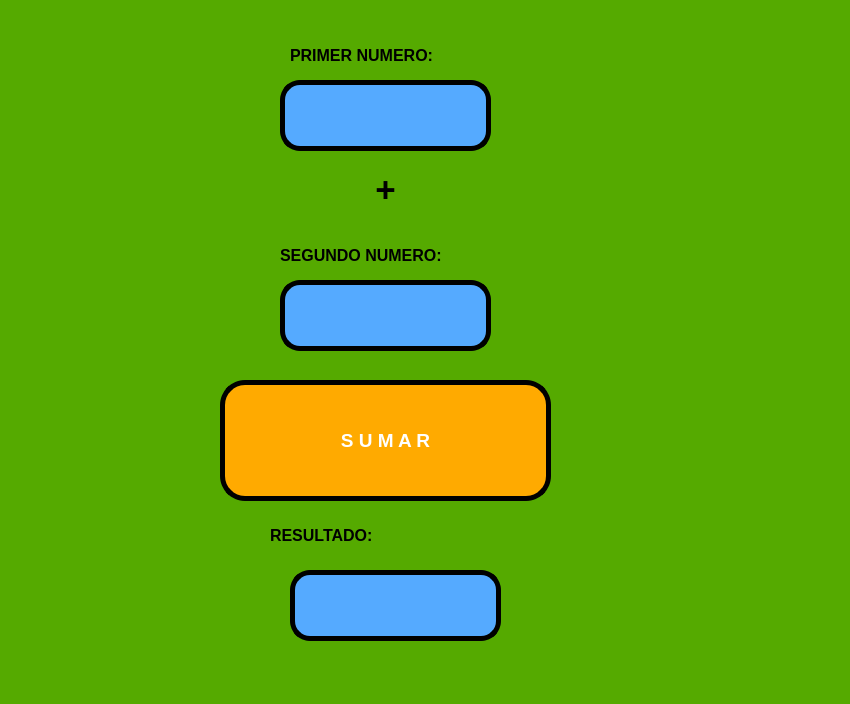
<?xml version="1.0" encoding="UTF-8"?>
<ui version="4.0">
 <class>MainWindow</class>
 <widget class="QMainWindow" name="MainWindow">
  <property name="geometry">
   <rect>
    <x>0</x>
    <y>0</y>
    <width>850</width>
    <height>704</height>
   </rect>
  </property>
  <property name="windowTitle">
   <string>MainWindow</string>
  </property>
  <property name="styleSheet">
   <string notr="true">background-color: rgb(85, 170, 0);</string>
  </property>
  <widget class="QWidget" name="centralwidget">
   <widget class="QPushButton" name="btn_sumar">
    <property name="geometry">
     <rect>
      <x>220</x>
      <y>380</y>
      <width>331</width>
      <height>121</height>
     </rect>
    </property>
    <property name="font">
     <font>
      <pointsize>14</pointsize>
      <weight>75</weight>
      <bold>true</bold>
     </font>
    </property>
    <property name="layoutDirection">
     <enum>Qt::LeftToRight</enum>
    </property>
    <property name="styleSheet">
     <string notr="true">background-color: rgb(170, 85, 255);
background-color: rgb(255, 170, 0);
color: rgb(255, 255, 255);
border-radius: 25px;
border:  5px solid black;</string>
    </property>
    <property name="text">
     <string>S U M A R</string>
    </property>
   </widget>
   <widget class="QLabel" name="label">
    <property name="geometry">
     <rect>
      <x>290</x>
      <y>30</y>
      <width>201</width>
      <height>51</height>
     </rect>
    </property>
    <property name="text">
     <string>&lt;html&gt;&lt;head/&gt;&lt;body&gt;&lt;p&gt;&lt;span style=&quot; font-size:12pt; font-weight:600;&quot;&gt;PRIMER NUMERO:&lt;/span&gt;&lt;/p&gt;&lt;/body&gt;&lt;/html&gt;</string>
    </property>
   </widget>
   <widget class="QLineEdit" name="txt_A">
    <property name="geometry">
     <rect>
      <x>280</x>
      <y>80</y>
      <width>211</width>
      <height>71</height>
     </rect>
    </property>
    <property name="layoutDirection">
     <enum>Qt::LeftToRight</enum>
    </property>
    <property name="styleSheet">
     <string notr="true">background-color: rgb(85, 170, 255);
border-radius:20px;
border:  5px solid black;</string>
    </property>
    <property name="text">
     <string/>
    </property>
    <property name="alignment">
     <set>Qt::AlignCenter</set>
    </property>
   </widget>
   <widget class="QLineEdit" name="txt_B">
    <property name="geometry">
     <rect>
      <x>280</x>
      <y>280</y>
      <width>211</width>
      <height>71</height>
     </rect>
    </property>
    <property name="layoutDirection">
     <enum>Qt::LeftToRight</enum>
    </property>
    <property name="styleSheet">
     <string notr="true">background-color: rgb(85, 170, 255);
border-radius:20px;
border:  5px solid black;</string>
    </property>
    <property name="text">
     <string/>
    </property>
    <property name="alignment">
     <set>Qt::AlignCenter</set>
    </property>
   </widget>
   <widget class="QLabel" name="label_2">
    <property name="geometry">
     <rect>
      <x>280</x>
      <y>230</y>
      <width>221</width>
      <height>51</height>
     </rect>
    </property>
    <property name="text">
     <string>&lt;html&gt;&lt;head/&gt;&lt;body&gt;&lt;p&gt;&lt;span style=&quot; font-size:12pt; font-weight:600;&quot;&gt;SEGUNDO NUMERO:&lt;/span&gt;&lt;/p&gt;&lt;/body&gt;&lt;/html&gt;</string>
    </property>
   </widget>
   <widget class="QLabel" name="label_3">
    <property name="geometry">
     <rect>
      <x>330</x>
      <y>160</y>
      <width>111</width>
      <height>61</height>
     </rect>
    </property>
    <property name="text">
     <string>&lt;html&gt;&lt;head/&gt;&lt;body&gt;&lt;p&gt;&lt;span style=&quot; font-size:26pt; font-weight:600;&quot;&gt;+&lt;/span&gt;&lt;/p&gt;&lt;/body&gt;&lt;/html&gt;</string>
    </property>
    <property name="alignment">
     <set>Qt::AlignCenter</set>
    </property>
   </widget>
   <widget class="QLineEdit" name="txt_B_2">
    <property name="geometry">
     <rect>
      <x>290</x>
      <y>570</y>
      <width>211</width>
      <height>71</height>
     </rect>
    </property>
    <property name="layoutDirection">
     <enum>Qt::LeftToRight</enum>
    </property>
    <property name="styleSheet">
     <string notr="true">background-color: rgb(85, 170, 255);
border-radius:20px;
border:  5px solid black;</string>
    </property>
    <property name="text">
     <string/>
    </property>
    <property name="alignment">
     <set>Qt::AlignCenter</set>
    </property>
   </widget>
   <widget class="QLabel" name="label_4">
    <property name="geometry">
     <rect>
      <x>270</x>
      <y>510</y>
      <width>221</width>
      <height>51</height>
     </rect>
    </property>
    <property name="text">
     <string>&lt;html&gt;&lt;head/&gt;&lt;body&gt;&lt;p&gt;&lt;span style=&quot; font-size:12pt; font-weight:600;&quot;&gt;RESULTADO:&lt;/span&gt;&lt;/p&gt;&lt;/body&gt;&lt;/html&gt;</string>
    </property>
   </widget>
   <zorder>label_3</zorder>
   <zorder>label</zorder>
   <zorder>label_2</zorder>
   <zorder>btn_sumar</zorder>
   <zorder>txt_A</zorder>
   <zorder>txt_B</zorder>
   <zorder>txt_B_2</zorder>
   <zorder>label_4</zorder>
  </widget>
  <widget class="QMenuBar" name="menubar">
   <property name="geometry">
    <rect>
     <x>0</x>
     <y>0</y>
     <width>850</width>
     <height>26</height>
    </rect>
   </property>
  </widget>
  <widget class="QStatusBar" name="statusbar"/>
 </widget>
 <resources/>
 <connections/>
</ui>
